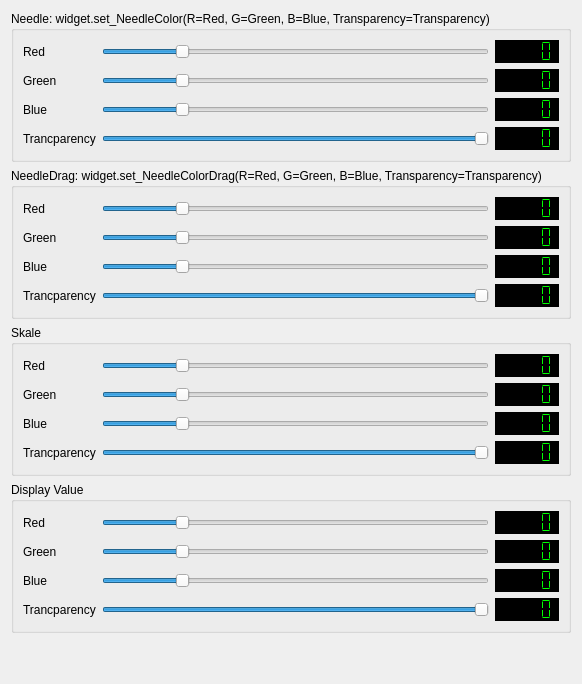
        <widget class="QWidget" name="tab">
         <attribute name="title">
          <string>Color</string>
         </attribute>
         <layout class="QGridLayout" name="gridLayout_15">
          <item row="0" column="0">
           <layout class="QVBoxLayout" name="verticalLayout_2">
            <item>
             <widget class="QGroupBox" name="groupBox">
              <property name="title">
               <string>Needle: widget.set_NeedleColor(R=Red, G=Green, B=Blue, Transparency=Transparency)</string>
              </property>
              <layout class="QGridLayout" name="gridLayout_3">
               <item row="0" column="0">
                <layout class="QGridLayout" name="gridLayout_2">
                 <item row="1" column="0">
                  <widget class="QLabel" name="label_9">
                   <property name="text">
                    <string>Green</string>
                   </property>
                  </widget>
                 </item>
                 <item row="0" column="2">
                  <widget class="QLCDNumber" name="lcdNumber_Red_Needle">
                   <property name="font">
                    <font>
                     <family>MS Shell Dlg 2</family>
                    </font>
                   </property>
                   <property name="styleSheet">
                    <string notr="true">
background-color: rgb(0, 0, 0);
color: rgb(0, 255, 0);</string>
                   </property>
                   <property name="frameShape">
                    <enum>QFrame::NoFrame</enum>
                   </property>
                   <property name="frameShadow">
                    <enum>QFrame::Plain</enum>
                   </property>
                   <property name="lineWidth">
                    <number>0</number>
                   </property>
                   <property name="segmentStyle">
                    <enum>QLCDNumber::Flat</enum>
                   </property>
                  </widget>
                 </item>
                 <item row="1" column="1">
                  <widget class="QSlider" name="GreenSlider_Needle">
                   <property name="maximum">
                    <number>255</number>
                   </property>
                   <property name="value">
                    <number>50</number>
                   </property>
                   <property name="orientation">
                    <enum>Qt::Horizontal</enum>
                   </property>
                  </widget>
                 </item>
                 <item row="3" column="0">
                  <widget class="QLabel" name="label_11">
                   <property name="text">
                    <string>Trancparency</string>
                   </property>
                  </widget>
                 </item>
                 <item row="1" column="2">
                  <widget class="QLCDNumber" name="lcdNumber_Green_Needle">
                   <property name="font">
                    <font>
                     <family>MS Shell Dlg 2</family>
                    </font>
                   </property>
                   <property name="styleSheet">
                    <string notr="true">
background-color: rgb(0, 0, 0);
color: rgb(0, 255, 0);</string>
                   </property>
                   <property name="frameShape">
                    <enum>QFrame::NoFrame</enum>
                   </property>
                   <property name="frameShadow">
                    <enum>QFrame::Plain</enum>
                   </property>
                   <property name="lineWidth">
                    <number>0</number>
                   </property>
                   <property name="segmentStyle">
                    <enum>QLCDNumber::Flat</enum>
                   </property>
                  </widget>
                 </item>
                 <item row="2" column="2">
                  <widget class="QLCDNumber" name="lcdNumber_Blue_Needle">
                   <property name="font">
                    <font>
                     <family>MS Shell Dlg 2</family>
                    </font>
                   </property>
                   <property name="styleSheet">
                    <string notr="true">
background-color: rgb(0, 0, 0);
color: rgb(0, 255, 0);</string>
                   </property>
                   <property name="frameShape">
                    <enum>QFrame::NoFrame</enum>
                   </property>
                   <property name="frameShadow">
                    <enum>QFrame::Plain</enum>
                   </property>
                   <property name="lineWidth">
                    <number>0</number>
                   </property>
                   <property name="segmentStyle">
                    <enum>QLCDNumber::Flat</enum>
                   </property>
                  </widget>
                 </item>
                 <item row="2" column="0">
                  <widget class="QLabel" name="label_10">
                   <property name="text">
                    <string>Blue</string>
                   </property>
                  </widget>
                 </item>
                 <item row="2" column="1">
                  <widget class="QSlider" name="BlueSlider_Needle">
                   <property name="maximum">
                    <number>255</number>
                   </property>
                   <property name="value">
                    <number>50</number>
                   </property>
                   <property name="orientation">
                    <enum>Qt::Horizontal</enum>
                   </property>
                  </widget>
                 </item>
                 <item row="3" column="1">
                  <widget class="QSlider" name="TrancSlider_Needle">
                   <property name="maximum">
                    <number>255</number>
                   </property>
                   <property name="value">
                    <number>255</number>
                   </property>
                   <property name="orientation">
                    <enum>Qt::Horizontal</enum>
                   </property>
                  </widget>
                 </item>
                 <item row="3" column="2">
                  <widget class="QLCDNumber" name="lcdNumber_Trancparency_Needle">
                   <property name="font">
                    <font>
                     <family>MS Shell Dlg 2</family>
                    </font>
                   </property>
                   <property name="styleSheet">
                    <string notr="true">
background-color: rgb(0, 0, 0);
color: rgb(0, 255, 0);</string>
                   </property>
                   <property name="frameShape">
                    <enum>QFrame::NoFrame</enum>
                   </property>
                   <property name="frameShadow">
                    <enum>QFrame::Plain</enum>
                   </property>
                   <property name="lineWidth">
                    <number>0</number>
                   </property>
                   <property name="segmentStyle">
                    <enum>QLCDNumber::Flat</enum>
                   </property>
                  </widget>
                 </item>
                 <item row="0" column="0">
                  <widget class="QLabel" name="label_8">
                   <property name="text">
                    <string>Red</string>
                   </property>
                  </widget>
                 </item>
                 <item row="0" column="1">
                  <widget class="QSlider" name="RedSlider_Needle">
                   <property name="maximum">
                    <number>255</number>
                   </property>
                   <property name="value">
                    <number>50</number>
                   </property>
                   <property name="orientation">
                    <enum>Qt::Horizontal</enum>
                   </property>
                  </widget>
                 </item>
                </layout>
               </item>
              </layout>
             </widget>
            </item>
            <item>
             <widget class="QGroupBox" name="groupBox_2">
              <property name="title">
               <string>NeedleDrag: widget.set_NeedleColorDrag(R=Red, G=Green, B=Blue, Transparency=Transparency)</string>
              </property>
              <layout class="QGridLayout" name="gridLayout_9">
               <item row="0" column="0">
                <layout class="QGridLayout" name="gridLayout_10">
                 <item row="1" column="0">
                  <widget class="QLabel" name="label_16">
                   <property name="text">
                    <string>Green</string>
                   </property>
                  </widget>
                 </item>
                 <item row="0" column="2">
                  <widget class="QLCDNumber" name="lcdNumber_Red_NeedleDrag">
                   <property name="font">
                    <font>
                     <family>MS Shell Dlg 2</family>
                    </font>
                   </property>
                   <property name="styleSheet">
                    <string notr="true">
background-color: rgb(0, 0, 0);
color: rgb(0, 255, 0);</string>
                   </property>
                   <property name="frameShape">
                    <enum>QFrame::NoFrame</enum>
                   </property>
                   <property name="frameShadow">
                    <enum>QFrame::Plain</enum>
                   </property>
                   <property name="lineWidth">
                    <number>0</number>
                   </property>
                   <property name="segmentStyle">
                    <enum>QLCDNumber::Flat</enum>
                   </property>
                  </widget>
                 </item>
                 <item row="1" column="1">
                  <widget class="QSlider" name="GreenSlider_NeedleDrag">
                   <property name="maximum">
                    <number>255</number>
                   </property>
                   <property name="value">
                    <number>50</number>
                   </property>
                   <property name="orientation">
                    <enum>Qt::Horizontal</enum>
                   </property>
                  </widget>
                 </item>
                 <item row="3" column="0">
                  <widget class="QLabel" name="label_17">
                   <property name="text">
                    <string>Trancparency</string>
                   </property>
                  </widget>
                 </item>
                 <item row="1" column="2">
                  <widget class="QLCDNumber" name="lcdNumber_Green_NeedleDrag">
                   <property name="font">
                    <font>
                     <family>MS Shell Dlg 2</family>
                    </font>
                   </property>
                   <property name="styleSheet">
                    <string notr="true">
background-color: rgb(0, 0, 0);
color: rgb(0, 255, 0);</string>
                   </property>
                   <property name="frameShape">
                    <enum>QFrame::NoFrame</enum>
                   </property>
                   <property name="frameShadow">
                    <enum>QFrame::Plain</enum>
                   </property>
                   <property name="lineWidth">
                    <number>0</number>
                   </property>
                   <property name="segmentStyle">
                    <enum>QLCDNumber::Flat</enum>
                   </property>
                  </widget>
                 </item>
                 <item row="2" column="2">
                  <widget class="QLCDNumber" name="lcdNumber_Blue_NeedleDrag">
                   <property name="font">
                    <font>
                     <family>MS Shell Dlg 2</family>
                    </font>
                   </property>
                   <property name="styleSheet">
                    <string notr="true">
background-color: rgb(0, 0, 0);
color: rgb(0, 255, 0);</string>
                   </property>
                   <property name="frameShape">
                    <enum>QFrame::NoFrame</enum>
                   </property>
                   <property name="frameShadow">
                    <enum>QFrame::Plain</enum>
                   </property>
                   <property name="lineWidth">
                    <number>0</number>
                   </property>
                   <property name="segmentStyle">
                    <enum>QLCDNumber::Flat</enum>
                   </property>
                  </widget>
                 </item>
                 <item row="2" column="0">
                  <widget class="QLabel" name="label_18">
                   <property name="text">
                    <string>Blue</string>
                   </property>
                  </widget>
                 </item>
                 <item row="2" column="1">
                  <widget class="QSlider" name="BlueSlider_NeedleDrag">
                   <property name="maximum">
                    <number>255</number>
                   </property>
                   <property name="value">
                    <number>50</number>
                   </property>
                   <property name="orientation">
                    <enum>Qt::Horizontal</enum>
                   </property>
                  </widget>
                 </item>
                 <item row="3" column="1">
                  <widget class="QSlider" name="TrancSlider_NeedleDrag">
                   <property name="maximum">
                    <number>255</number>
                   </property>
                   <property name="value">
                    <number>255</number>
                   </property>
                   <property name="orientation">
                    <enum>Qt::Horizontal</enum>
                   </property>
                  </widget>
                 </item>
                 <item row="3" column="2">
                  <widget class="QLCDNumber" name="lcdNumber_Trancparency_NeedleDrag">
                   <property name="font">
                    <font>
                     <family>MS Shell Dlg 2</family>
                    </font>
                   </property>
                   <property name="styleSheet">
                    <string notr="true">
background-color: rgb(0, 0, 0);
color: rgb(0, 255, 0);</string>
                   </property>
                   <property name="frameShape">
                    <enum>QFrame::NoFrame</enum>
                   </property>
                   <property name="frameShadow">
                    <enum>QFrame::Plain</enum>
                   </property>
                   <property name="lineWidth">
                    <number>0</number>
                   </property>
                   <property name="segmentStyle">
                    <enum>QLCDNumber::Flat</enum>
                   </property>
                  </widget>
                 </item>
                 <item row="0" column="0">
                  <widget class="QLabel" name="label_19">
                   <property name="text">
                    <string>Red</string>
                   </property>
                  </widget>
                 </item>
                 <item row="0" column="1">
                  <widget class="QSlider" name="RedSlider_NeedleDrag">
                   <property name="maximum">
                    <number>255</number>
                   </property>
                   <property name="value">
                    <number>50</number>
                   </property>
                   <property name="orientation">
                    <enum>Qt::Horizontal</enum>
                   </property>
                  </widget>
                 </item>
                </layout>
               </item>
              </layout>
             </widget>
            </item>
            <item>
             <widget class="QGroupBox" name="groupBox_3">
              <property name="title">
               <string>Skale</string>
              </property>
              <layout class="QGridLayout" name="gridLayout_11">
               <item row="0" column="0">
                <layout class="QGridLayout" name="gridLayout_12">
                 <item row="1" column="0">
                  <widget class="QLabel" name="label_20">
                   <property name="text">
                    <string>Green</string>
                   </property>
                  </widget>
                 </item>
                 <item row="0" column="2">
                  <widget class="QLCDNumber" name="lcdNumber_Red_Scale">
                   <property name="font">
                    <font>
                     <family>MS Shell Dlg 2</family>
                    </font>
                   </property>
                   <property name="styleSheet">
                    <string notr="true">
background-color: rgb(0, 0, 0);
color: rgb(0, 255, 0);</string>
                   </property>
                   <property name="frameShape">
                    <enum>QFrame::NoFrame</enum>
                   </property>
                   <property name="frameShadow">
                    <enum>QFrame::Plain</enum>
                   </property>
                   <property name="lineWidth">
                    <number>0</number>
                   </property>
                   <property name="segmentStyle">
                    <enum>QLCDNumber::Flat</enum>
                   </property>
                  </widget>
                 </item>
                 <item row="1" column="1">
                  <widget class="QSlider" name="GreenSlider_Scale">
                   <property name="maximum">
                    <number>255</number>
                   </property>
                   <property name="value">
                    <number>50</number>
                   </property>
                   <property name="orientation">
                    <enum>Qt::Horizontal</enum>
                   </property>
                  </widget>
                 </item>
                 <item row="3" column="0">
                  <widget class="QLabel" name="label_21">
                   <property name="text">
                    <string>Trancparency</string>
                   </property>
                  </widget>
                 </item>
                 <item row="1" column="2">
                  <widget class="QLCDNumber" name="lcdNumber_Green_Scale">
                   <property name="font">
                    <font>
                     <family>MS Shell Dlg 2</family>
                    </font>
                   </property>
                   <property name="styleSheet">
                    <string notr="true">
background-color: rgb(0, 0, 0);
color: rgb(0, 255, 0);</string>
                   </property>
                   <property name="frameShape">
                    <enum>QFrame::NoFrame</enum>
                   </property>
                   <property name="frameShadow">
                    <enum>QFrame::Plain</enum>
                   </property>
                   <property name="lineWidth">
                    <number>0</number>
                   </property>
                   <property name="segmentStyle">
                    <enum>QLCDNumber::Flat</enum>
                   </property>
                  </widget>
                 </item>
                 <item row="2" column="2">
                  <widget class="QLCDNumber" name="lcdNumber_Blue_Scale">
                   <property name="font">
                    <font>
                     <family>MS Shell Dlg 2</family>
                    </font>
                   </property>
                   <property name="styleSheet">
                    <string notr="true">
background-color: rgb(0, 0, 0);
color: rgb(0, 255, 0);</string>
                   </property>
                   <property name="frameShape">
                    <enum>QFrame::NoFrame</enum>
                   </property>
                   <property name="frameShadow">
                    <enum>QFrame::Plain</enum>
                   </property>
                   <property name="lineWidth">
                    <number>0</number>
                   </property>
                   <property name="segmentStyle">
                    <enum>QLCDNumber::Flat</enum>
                   </property>
                  </widget>
                 </item>
                 <item row="2" column="0">
                  <widget class="QLabel" name="label_22">
                   <property name="text">
                    <string>Blue</string>
                   </property>
                  </widget>
                 </item>
                 <item row="2" column="1">
                  <widget class="QSlider" name="BlueSlider_Scale">
                   <property name="maximum">
                    <number>255</number>
                   </property>
                   <property name="value">
                    <number>50</number>
                   </property>
                   <property name="orientation">
                    <enum>Qt::Horizontal</enum>
                   </property>
                  </widget>
                 </item>
                 <item row="3" column="1">
                  <widget class="QSlider" name="TrancSlider_Scale">
                   <property name="maximum">
                    <number>255</number>
                   </property>
                   <property name="value">
                    <number>255</number>
                   </property>
                   <property name="orientation">
                    <enum>Qt::Horizontal</enum>
                   </property>
                  </widget>
                 </item>
                 <item row="3" column="2">
                  <widget class="QLCDNumber" name="lcdNumber_Trancparency_Scale">
                   <property name="font">
                    <font>
                     <family>MS Shell Dlg 2</family>
                    </font>
                   </property>
                   <property name="styleSheet">
                    <string notr="true">
background-color: rgb(0, 0, 0);
color: rgb(0, 255, 0);</string>
                   </property>
                   <property name="frameShape">
                    <enum>QFrame::NoFrame</enum>
                   </property>
                   <property name="frameShadow">
                    <enum>QFrame::Plain</enum>
                   </property>
                   <property name="lineWidth">
                    <number>0</number>
                   </property>
                   <property name="segmentStyle">
                    <enum>QLCDNumber::Flat</enum>
                   </property>
                  </widget>
                 </item>
                 <item row="0" column="0">
                  <widget class="QLabel" name="label_23">
                   <property name="text">
                    <string>Red</string>
                   </property>
                  </widget>
                 </item>
                 <item row="0" column="1">
                  <widget class="QSlider" name="RedSlider_Scale">
                   <property name="maximum">
                    <number>255</number>
                   </property>
                   <property name="value">
                    <number>50</number>
                   </property>
                   <property name="orientation">
                    <enum>Qt::Horizontal</enum>
                   </property>
                  </widget>
                 </item>
                </layout>
               </item>
              </layout>
             </widget>
            </item>
            <item>
             <widget class="QGroupBox" name="groupBox_4">
              <property name="title">
               <string>Display Value</string>
              </property>
              <layout class="QGridLayout" name="gridLayout_13">
               <item row="0" column="0">
                <layout class="QGridLayout" name="gridLayout_14">
                 <item row="1" column="0">
                  <widget class="QLabel" name="label_24">
                   <property name="text">
                    <string>Green</string>
                   </property>
                  </widget>
                 </item>
                 <item row="0" column="2">
                  <widget class="QLCDNumber" name="lcdNumber_Red_Display">
                   <property name="font">
                    <font>
                     <family>MS Shell Dlg 2</family>
                    </font>
                   </property>
                   <property name="styleSheet">
                    <string notr="true">
background-color: rgb(0, 0, 0);
color: rgb(0, 255, 0);</string>
                   </property>
                   <property name="frameShape">
                    <enum>QFrame::NoFrame</enum>
                   </property>
                   <property name="frameShadow">
                    <enum>QFrame::Plain</enum>
                   </property>
                   <property name="lineWidth">
                    <number>0</number>
                   </property>
                   <property name="segmentStyle">
                    <enum>QLCDNumber::Flat</enum>
                   </property>
                  </widget>
                 </item>
                 <item row="1" column="1">
                  <widget class="QSlider" name="GreenSlider_Display">
                   <property name="maximum">
                    <number>255</number>
                   </property>
                   <property name="value">
                    <number>50</number>
                   </property>
                   <property name="orientation">
                    <enum>Qt::Horizontal</enum>
                   </property>
                  </widget>
                 </item>
                 <item row="3" column="0">
                  <widget class="QLabel" name="label_25">
                   <property name="text">
                    <string>Trancparency</string>
                   </property>
                  </widget>
                 </item>
                 <item row="1" column="2">
                  <widget class="QLCDNumber" name="lcdNumber_Green_Display">
                   <property name="font">
                    <font>
                     <family>MS Shell Dlg 2</family>
                    </font>
                   </property>
                   <property name="styleSheet">
                    <string notr="true">
background-color: rgb(0, 0, 0);
color: rgb(0, 255, 0);</string>
                   </property>
                   <property name="frameShape">
                    <enum>QFrame::NoFrame</enum>
                   </property>
                   <property name="frameShadow">
                    <enum>QFrame::Plain</enum>
                   </property>
                   <property name="lineWidth">
                    <number>0</number>
                   </property>
                   <property name="segmentStyle">
                    <enum>QLCDNumber::Flat</enum>
                   </property>
                  </widget>
                 </item>
                 <item row="2" column="2">
                  <widget class="QLCDNumber" name="lcdNumber_Blue_Display">
                   <property name="font">
                    <font>
                     <family>MS Shell Dlg 2</family>
                    </font>
                   </property>
                   <property name="styleSheet">
                    <string notr="true">
background-color: rgb(0, 0, 0);
color: rgb(0, 255, 0);</string>
                   </property>
                   <property name="frameShape">
                    <enum>QFrame::NoFrame</enum>
                   </property>
                   <property name="frameShadow">
                    <enum>QFrame::Plain</enum>
                   </property>
                   <property name="lineWidth">
                    <number>0</number>
                   </property>
                   <property name="segmentStyle">
                    <enum>QLCDNumber::Flat</enum>
                   </property>
                  </widget>
                 </item>
                 <item row="2" column="0">
                  <widget class="QLabel" name="label_26">
                   <property name="text">
                    <string>Blue</string>
                   </property>
                  </widget>
                 </item>
                 <item row="2" column="1">
                  <widget class="QSlider" name="BlueSlider_Display">
                   <property name="maximum">
                    <number>255</number>
                   </property>
                   <property name="value">
                    <number>50</number>
                   </property>
                   <property name="orientation">
                    <enum>Qt::Horizontal</enum>
                   </property>
                  </widget>
                 </item>
                 <item row="3" column="1">
                  <widget class="QSlider" name="TrancSlider_Display">
                   <property name="maximum">
                    <number>255</number>
                   </property>
                   <property name="value">
                    <number>255</number>
                   </property>
                   <property name="orientation">
                    <enum>Qt::Horizontal</enum>
                   </property>
                  </widget>
                 </item>
                 <item row="3" column="2">
                  <widget class="QLCDNumber" name="lcdNumber_Trancparency_Display">
                   <property name="font">
                    <font>
                     <family>MS Shell Dlg 2</family>
                    </font>
                   </property>
                   <property name="styleSheet">
                    <string notr="true">
background-color: rgb(0, 0, 0);
color: rgb(0, 255, 0);</string>
                   </property>
                   <property name="frameShape">
                    <enum>QFrame::NoFrame</enum>
                   </property>
                   <property name="frameShadow">
                    <enum>QFrame::Plain</enum>
                   </property>
                   <property name="lineWidth">
                    <number>0</number>
                   </property>
                   <property name="segmentStyle">
                    <enum>QLCDNumber::Flat</enum>
                   </property>
                  </widget>
                 </item>
                 <item row="0" column="0">
                  <widget class="QLabel" name="label_27">
                   <property name="text">
                    <string>Red</string>
                   </property>
                  </widget>
                 </item>
                 <item row="0" column="1">
                  <widget class="QSlider" name="RedSlider_Display">
                   <property name="maximum">
                    <number>255</number>
                   </property>
                   <property name="value">
                    <number>50</number>
                   </property>
                   <property name="orientation">
                    <enum>Qt::Horizontal</enum>
                   </property>
                  </widget>
                 </item>
                </layout>
               </item>
              </layout>
             </widget>
            </item>
           </layout>
          </item>
          <item row="1" column="0">
           <spacer name="verticalSpacer_4">
            <property name="orientation">
             <enum>Qt::Vertical</enum>
            </property>
            <property name="sizeHint" stdset="0">
             <size>
              <width>20</width>
              <height>40</height>
             </size>
            </property>
           </spacer>
          </item>
         </layout>
        </widget>
